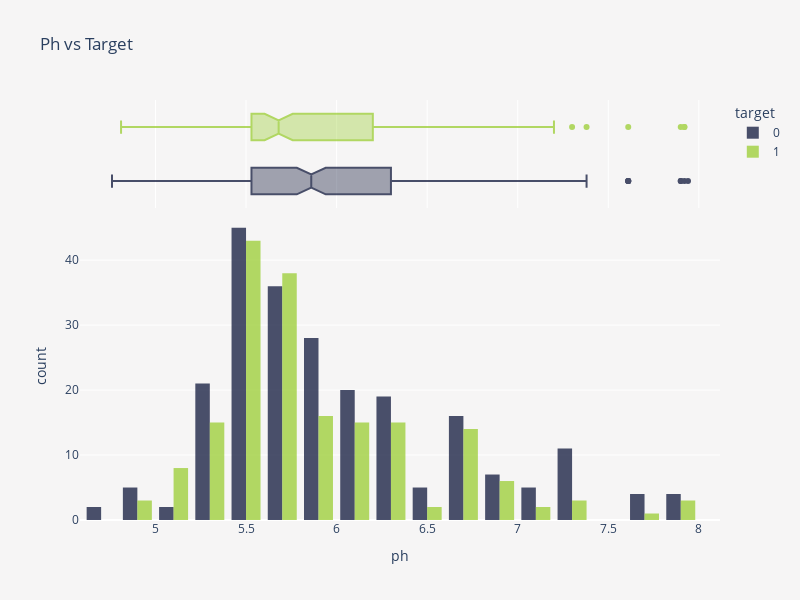

Source (notebook cell):
### Markdown cell above
<p style="font-size:20px; font-family:JetBrains Mono; color:#3E3F4C; border-bottom: 3px solid #9ACD32">Notes 📜</p>
<blockquote style="margin-right:auto; margin-left:auto; background-color:#fffaf6; padding: 15px; border-radius: 10px 10px">
    <ul style="font-size:16px; font-family:JetBrains Mono; color:#3E3F4C; margin-right: 10px; margin-top: 2px; margin-bottom: 2px">
        <li>Generally, the higher the <code>gravity</code>, the higher chance of kidney stones presence.</li>
    </ul>
</blockquote>

### Code cell
fig = px.histogram(
    train,
    x="ph",
    color="target",
    color_discrete_sequence=["#0f173b", "#9acd32"],
    marginal="box",
    barmode="group",
    hover_data=train.columns,
    height=600,
    width=800,
    title="Ph vs Target",
)
fig.update_layout(
    plot_bgcolor=BACKGROUND_COLOR,
    paper_bgcolor=BACKGROUND_COLOR,
    bargap=0.2,
)
fig.update_traces(opacity=0.75)
fig.show()

### Figure 1 — Plotly figure (JSON) as saved in the notebook; plotly's stock layout.template omitted (floating-point values rounded to 4 significant figures; data arrays with more than 128 entries replaced by an {"elided": "..."} marker saying what was removed)
{"data": [{"alignmentgroup": "True", "bingroup": "x", "hovertemplate": "target=0<br>ph=%{x}<br>count=%{y}<extra></extra>", "legendgroup": "0", "marker": {"color": "#0f173b", "pattern": {"shape": ""}}, "name": "0", "offsetgroup": "0", "opacity": 0.75, "orientation": "v", "showlegend": true, "type": "histogram", "x": {"elided": "230 float values"}, "xaxis": "x", "yaxis": "y"}, {"alignmentgroup": "True", "customdata": {"elided": "230x6 float values"}, "hovertemplate": "target=%{customdata[5]}<br>ph=%{x}<br>gravity=%{customdata[0]}<br>osmo=%{customdata[1]}<br>cond=%{customdata[2]}<br>urea=%{customdata[3]}<br>calc=%{customdata[4]}<extra></extra>", "legendgroup": "0", "marker": {"color": "#0f173b"}, "name": "0", "notched": true, "offsetgroup": "0", "opacity": 0.75, "showlegend": false, "type": "box", "x": {"elided": "230 float values"}, "xaxis": "x2", "yaxis": "y2"}, {"alignmentgroup": "True", "bingroup": "x", "hovertemplate": "target=1<br>ph=%{x}<br>count=%{y}<extra></extra>", "legendgroup": "1", "marker": {"color": "yellowgreen", "pattern": {"shape": ""}}, "name": "1", "offsetgroup": "1", "opacity": 0.75, "orientation": "v", "showlegend": true, "type": "histogram", "x": {"elided": "184 float values"}, "xaxis": "x", "yaxis": "y"}, {"alignmentgroup": "True", "customdata": {"elided": "184x6 float values"}, "hovertemplate": "target=%{customdata[5]}<br>ph=%{x}<br>gravity=%{customdata[0]}<br>osmo=%{customdata[1]}<br>cond=%{customdata[2]}<br>urea=%{customdata[3]}<br>calc=%{customdata[4]}<extra></extra>", "legendgroup": "1", "marker": {"color": "yellowgreen"}, "name": "1", "notched": true, "offsetgroup": "1", "opacity": 0.75, "showlegend": false, "type": "box", "x": {"elided": "184 float values"}, "xaxis": "x2", "yaxis": "y2"}], "layout": {"bargap": 0.2, "barmode": "group", "height": 600, "legend": {"title": {"text": "target"}, "tracegroupgap": 0}, "paper_bgcolor": "#F6F5F5", "plot_bgcolor": "#F6F5F5", "title": {"text": "Ph vs Target"}, "width": 800, "xaxis": {"anchor": "y", "domain": [0, 1], "title": {"text": "ph"}}, "xaxis2": {"anchor": "y2", "domain": [0, 1], "matches": "x", "showgrid": true, "showticklabels": false}, "yaxis": {"anchor": "x", "domain": [0, 0.7326], "title": {"text": "count"}}, "yaxis2": {"anchor": "x2", "domain": [0.7426, 1], "matches": "y2", "showgrid": false, "showline": false, "showticklabels": false, "ticks": ""}}}
